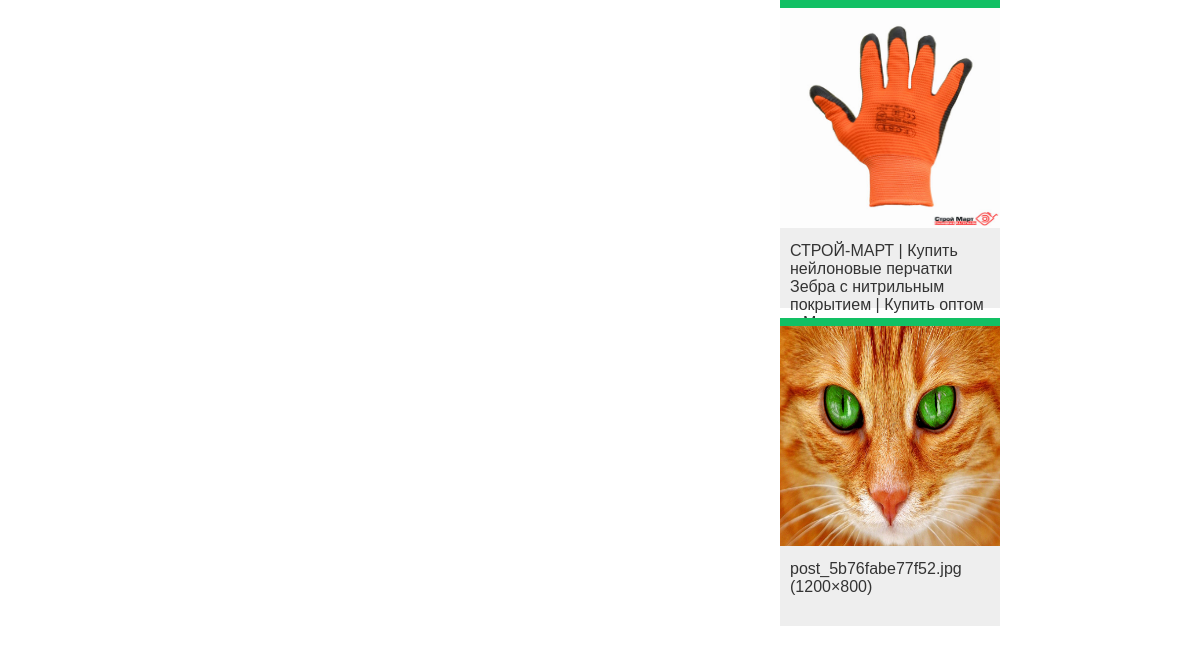
Page /account/users/admin/ (signed in, lower part) on the earlier database version.
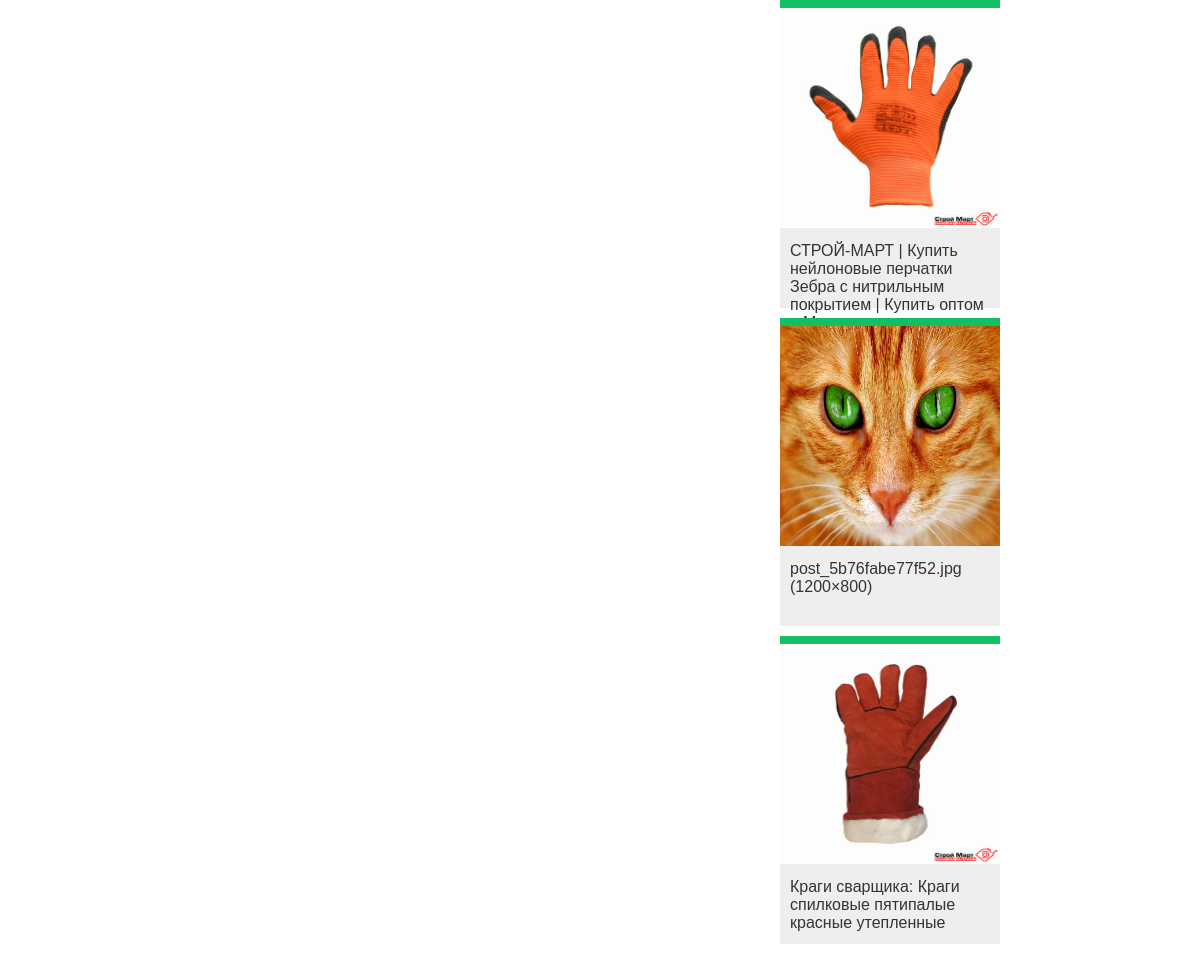
Same page on the later database version.
### images/models.py (models this page shows, shortened)
class Image(models.Model):
    user = models.ForeignKey(
        settings.AUTH_USER_MODEL,
        related_name='images_created',
        on_delete=models.CASCADE
        )
    title = models.CharField(max_length=200)
    slug = models.SlugField(max_length=200, blank=True)
    url = models.URLField()
    image = models.ImageField(upload_to='image/%Y/%m/%d/')
    description = models.TextField(blank=True)
    created = models.DateField(auto_now_add=True, db_index=True)
    users_like = models.ManyToManyField(
        settings.AUTH_USER_MODEL, related_name='images_liked', blank=True
        )

### account/views.py (the view)
# urls.py: path('users/<username>/', views.user_detail, name='user_detail'),
@login_required
def user_detail(request, username):
    user = get_object_or_404(User, username=username, is_active=True)
    return render(
        request, 'account/user/detail.html',
        {'section': 'people', 'user': user}
        )

### account/templates/account/user/detail.html (shortened to what this page needs)
{% extends "base.html" %}
{% load thumbnail %}
{% block content %}
  {% with total_followers=user.followers.count %}
      <div id="image-list" class="image-container">
        {% include "images/image/list_ajax.html" with images=user.images_created.all %}
      </div>
    {% endwith %}
{% endblock %}

### account/templates/base.html (shortened to what this page needs)
{% load static %}
<!DOCTYPE html>
<html>
  <head>
    <link href="{% static 'css/base.css' %}" rel="stylesheet">
  </head>
  <body>
    <div id="content">
      {% block content %}{% endblock %}
    </div>
  </body>
</html>

### images/templates/images/image/list_ajax.html
{% load thumbnail %}
{% for image in images %}
  <div class="image">
    <a href="{{ images.get_absolute_url }}">
      {% thumbnail image.image "300x300" crop="100%" as im %}
        <a href="{{ images.get_absolute_url }}">
          <img src="{{ im.url }}">
        </a>
      {% endthumbnail %}
    </a>
    <div class="info">
      <a href="{{ images.get_absolute_url }}" class="title">
        {{ image.title }}
      </a>
    </div>
  </div>
{% endfor %}

### account/static/css/base.css (style rules this page uses)
body { margin:0; padding:0; font-family:helvetica, sans-serif; }
a { color:#12c064; text-decoration:none; }
#content { padding:30px 100px; }
#image-list { overflow:auto; }
#image-list .image { float:left; width:220px; height:300px; margin:0 10px 10px 10px; border-top:8px solid #12c064; background:#eee; }
#image-list img { width:220px; height:220px; }
#image-list .info { padding:10px; }
#image-list .info a { color:#333; }
.image-container { margin-top:40px; }

Differences in the rows shown:
added Image: shows a picture, title "Краги сварщика: Краги спилковые пятипалые краcные утепленные"
